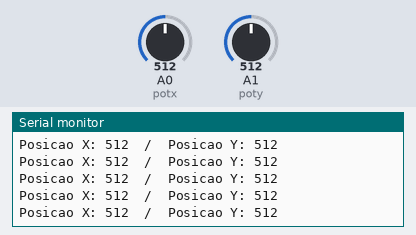
Bench run of a sketch on a simulated Arduino Uno, built with avr-gcc and run on an emulated ATmega328P. On the bench: the last lines printed to the serial monitor. The test bench sets the inputs (shaded band); at power-on: A0 (potx) = 512, A1 (poty) = 512.

Above: at 7.2 s.
7.3 s: A0 (potx) set to 985
At 7.36 s:
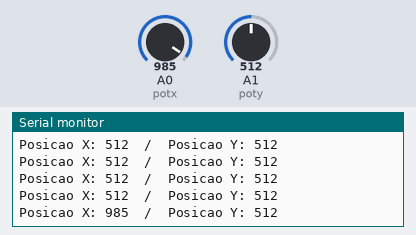
10.3 s: A0 (potx) set to 1010
At 10.38 s:
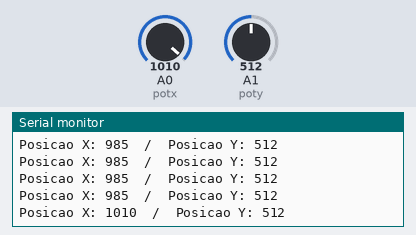
Timing chart, 0 to 12.8 s (numbered marks = the images above; inputs shaded):
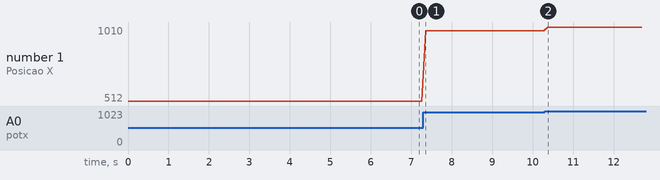

The sketch:

Potenciometros.ino
```cpp
int potx = A0; // Pino x
int poty = A1; // Pino y
int valor_x;
int valor_y;

void setup() {
  Serial.begin(9600);
}

void loop() {
  valor_x = analogRead(potx);
  valor_y = analogRead(poty);
  Serial.print("Posicao X: "); // Aspas duplas
  Serial.print(valor_x); // Imprime o valor lido
  Serial.print("  /  Posicao Y: "); // Aspas duplas
  Serial.println(valor_y); // Imprime o valor lido
  delay(100);
}
```

Measured:
- after the input at 7.3 s, the serial monitor: prints a new line after 0.06 s (image 1)
- after the input at 10.3 s, the serial monitor: prints a new line after 0.08 s (image 2)
- plotted number 1: 512 → 985 after the input at 7.3 s, 985 → 1010 after the input at 10.3 s
